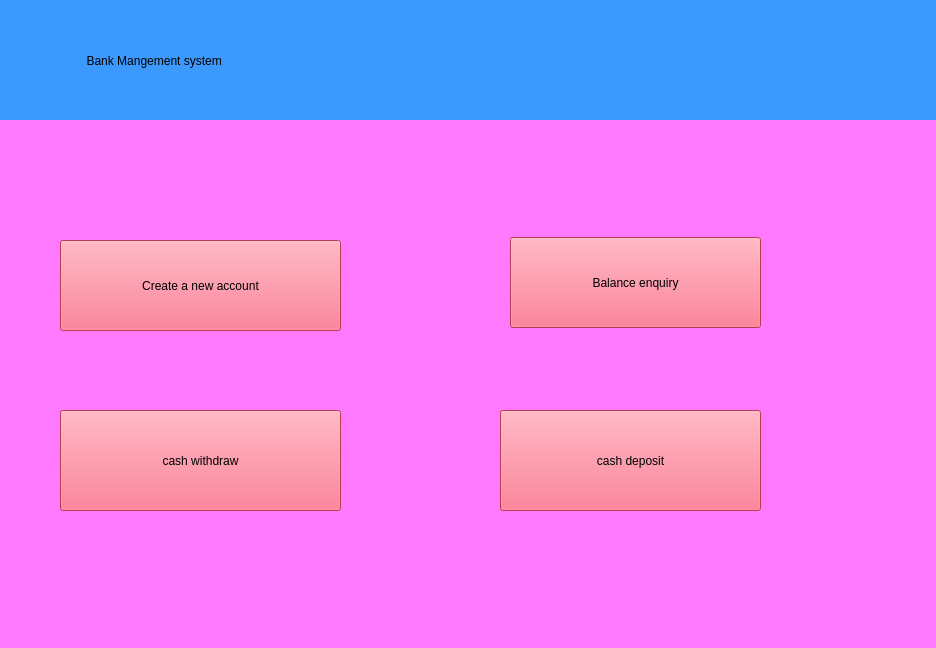
<?xml version="1.0" encoding="UTF-8"?>
<ui version="4.0">
 <class>bank</class>
 <widget class="QMainWindow" name="bank">
  <property name="geometry">
   <rect>
    <x>0</x>
    <y>0</y>
    <width>936</width>
    <height>648</height>
   </rect>
  </property>
  <property name="windowTitle">
   <string>banking work</string>
  </property>
  <widget class="QWidget" name="centralwidget">
   <widget class="QLabel" name="label">
    <property name="geometry">
     <rect>
      <x>0</x>
      <y>0</y>
      <width>951</width>
      <height>121</height>
     </rect>
    </property>
    <property name="styleSheet">
     <string notr="true">font: 75 18pt &quot;MS Shell Dlg 2&quot;;
background-color: rgb(60, 154, 255);</string>
    </property>
    <property name="text">
     <string>                          Bank Mangement system</string>
    </property>
   </widget>
   <widget class="QStackedWidget" name="stackedWidget">
    <property name="geometry">
     <rect>
      <x>0</x>
      <y>120</y>
      <width>971</width>
      <height>531</height>
     </rect>
    </property>
    <property name="styleSheet">
     <string notr="true">background-color: rgb(255, 121, 255);</string>
    </property>
    <property name="currentIndex">
     <number>0</number>
    </property>
    <widget class="QWidget" name="page">
     <widget class="QPushButton" name="pushButton">
      <property name="geometry">
       <rect>
        <x>60</x>
        <y>120</y>
        <width>281</width>
        <height>91</height>
       </rect>
      </property>
      <property name="styleSheet">
       <string notr="true">font: 14pt &quot;MS Shell Dlg 2&quot;;
background-color: rgb(255, 84, 115);</string>
      </property>
      <property name="text">
       <string>Create a new account</string>
      </property>
     </widget>
     <widget class="QPushButton" name="pushButton_2">
      <property name="geometry">
       <rect>
        <x>510</x>
        <y>117</y>
        <width>251</width>
        <height>91</height>
       </rect>
      </property>
      <property name="styleSheet">
       <string notr="true">font: 14pt &quot;MS Shell Dlg 2&quot;;
background-color: rgb(255, 84, 115);</string>
      </property>
      <property name="text">
       <string>Balance enquiry</string>
      </property>
     </widget>
     <widget class="QPushButton" name="pushButton_3">
      <property name="geometry">
       <rect>
        <x>60</x>
        <y>290</y>
        <width>281</width>
        <height>101</height>
       </rect>
      </property>
      <property name="styleSheet">
       <string notr="true">font: 14pt &quot;MS Shell Dlg 2&quot;;
background-color: rgb(255, 84, 115);</string>
      </property>
      <property name="text">
       <string>cash withdraw</string>
      </property>
     </widget>
     <widget class="QPushButton" name="pushButton_5">
      <property name="geometry">
       <rect>
        <x>500</x>
        <y>290</y>
        <width>261</width>
        <height>101</height>
       </rect>
      </property>
      <property name="styleSheet">
       <string notr="true">font: 14pt &quot;MS Shell Dlg 2&quot;;
background-color: rgb(255, 84, 115);</string>
      </property>
      <property name="text">
       <string>cash deposit</string>
      </property>
     </widget>
    </widget>
    <widget class="QWidget" name="page_2">
     <widget class="QWidget" name="">
      <property name="geometry">
       <rect>
        <x>240</x>
        <y>50</y>
        <width>341</width>
        <height>281</height>
       </rect>
      </property>
      <layout class="QVBoxLayout" name="verticalLayout">
       <item>
        <layout class="QHBoxLayout" name="horizontalLayout">
         <item>
          <widget class="QLabel" name="label_2">
           <property name="text">
            <string>Name</string>
           </property>
          </widget>
         </item>
         <item>
          <widget class="QLineEdit" name="lineEdit"/>
         </item>
        </layout>
       </item>
       <item>
        <layout class="QHBoxLayout" name="horizontalLayout_2">
         <item>
          <widget class="QLabel" name="label_3">
           <property name="text">
            <string>Account no</string>
           </property>
          </widget>
         </item>
         <item>
          <widget class="QLineEdit" name="lineEdit_2"/>
         </item>
        </layout>
       </item>
       <item>
        <layout class="QHBoxLayout" name="horizontalLayout_3">
         <item>
          <widget class="QLabel" name="label_6">
           <property name="text">
            <string>Account type</string>
           </property>
          </widget>
         </item>
         <item>
          <widget class="QLineEdit" name="lineEdit_3"/>
         </item>
        </layout>
       </item>
       <item>
        <layout class="QHBoxLayout" name="horizontalLayout_4">
         <item>
          <widget class="QLabel" name="label_7">
           <property name="text">
            <string>Deposit </string>
           </property>
          </widget>
         </item>
         <item>
          <widget class="QLineEdit" name="lineEdit_4"/>
         </item>
        </layout>
       </item>
       <item>
        <widget class="QPushButton" name="pushButton_9">
         <property name="text">
          <string>PushButton</string>
         </property>
        </widget>
       </item>
      </layout>
     </widget>
    </widget>
    <widget class="QWidget" name="page_3">
     <widget class="QWidget" name="">
      <property name="geometry">
       <rect>
        <x>290</x>
        <y>100</y>
        <width>261</width>
        <height>181</height>
       </rect>
      </property>
      <layout class="QVBoxLayout" name="verticalLayout_2">
       <item>
        <layout class="QHBoxLayout" name="horizontalLayout_5">
         <item>
          <widget class="QLabel" name="label_8">
           <property name="text">
            <string>Account no</string>
           </property>
          </widget>
         </item>
         <item>
          <widget class="QLineEdit" name="lineEdit_9"/>
         </item>
        </layout>
       </item>
       <item>
        <layout class="QHBoxLayout" name="horizontalLayout_6">
         <item>
          <widget class="QLabel" name="label_9">
           <property name="text">
            <string>Amount</string>
           </property>
          </widget>
         </item>
         <item>
          <widget class="QLineEdit" name="lineEdit_10"/>
         </item>
        </layout>
       </item>
       <item>
        <widget class="QPushButton" name="pushButton_10">
         <property name="text">
          <string>Withdraw</string>
         </property>
        </widget>
       </item>
      </layout>
     </widget>
    </widget>
    <widget class="QWidget" name="page_4">
     <widget class="QWidget" name="">
      <property name="geometry">
       <rect>
        <x>220</x>
        <y>70</y>
        <width>281</width>
        <height>261</height>
       </rect>
      </property>
      <layout class="QVBoxLayout" name="verticalLayout_3">
       <item>
        <layout class="QHBoxLayout" name="horizontalLayout_7">
         <item>
          <widget class="QLabel" name="label_10">
           <property name="text">
            <string>Account No</string>
           </property>
          </widget>
         </item>
         <item>
          <widget class="QLineEdit" name="lineEdit_11"/>
         </item>
        </layout>
       </item>
       <item>
        <layout class="QHBoxLayout" name="horizontalLayout_8">
         <item>
          <widget class="QLabel" name="label_11">
           <property name="text">
            <string>Amount</string>
           </property>
          </widget>
         </item>
         <item>
          <widget class="QLineEdit" name="lineEdit_12"/>
         </item>
        </layout>
       </item>
       <item>
        <widget class="QPushButton" name="pushButton_11">
         <property name="text">
          <string>Deposit</string>
         </property>
        </widget>
       </item>
      </layout>
     </widget>
    </widget>
    <widget class="QWidget" name="page_9">
     <widget class="QWidget" name="">
      <property name="geometry">
       <rect>
        <x>360</x>
        <y>120</y>
        <width>291</width>
        <height>171</height>
       </rect>
      </property>
      <layout class="QVBoxLayout" name="verticalLayout_4">
       <item>
        <layout class="QHBoxLayout" name="horizontalLayout_9">
         <item>
          <widget class="QLabel" name="label_12">
           <property name="text">
            <string>Account No</string>
           </property>
          </widget>
         </item>
         <item>
          <widget class="QLineEdit" name="lineEdit_13"/>
         </item>
        </layout>
       </item>
       <item>
        <widget class="QPushButton" name="pushButton_12">
         <property name="text">
          <string>Enter</string>
         </property>
        </widget>
       </item>
      </layout>
     </widget>
    </widget>
    <widget class="QWidget" name="page_10">
     <widget class="QLabel" name="label_13">
      <property name="geometry">
       <rect>
        <x>330</x>
        <y>170</y>
        <width>371</width>
        <height>221</height>
       </rect>
      </property>
      <property name="text">
       <string/>
      </property>
     </widget>
    </widget>
   </widget>
  </widget>
 </widget>
 <resources/>
 <connections/>
</ui>
